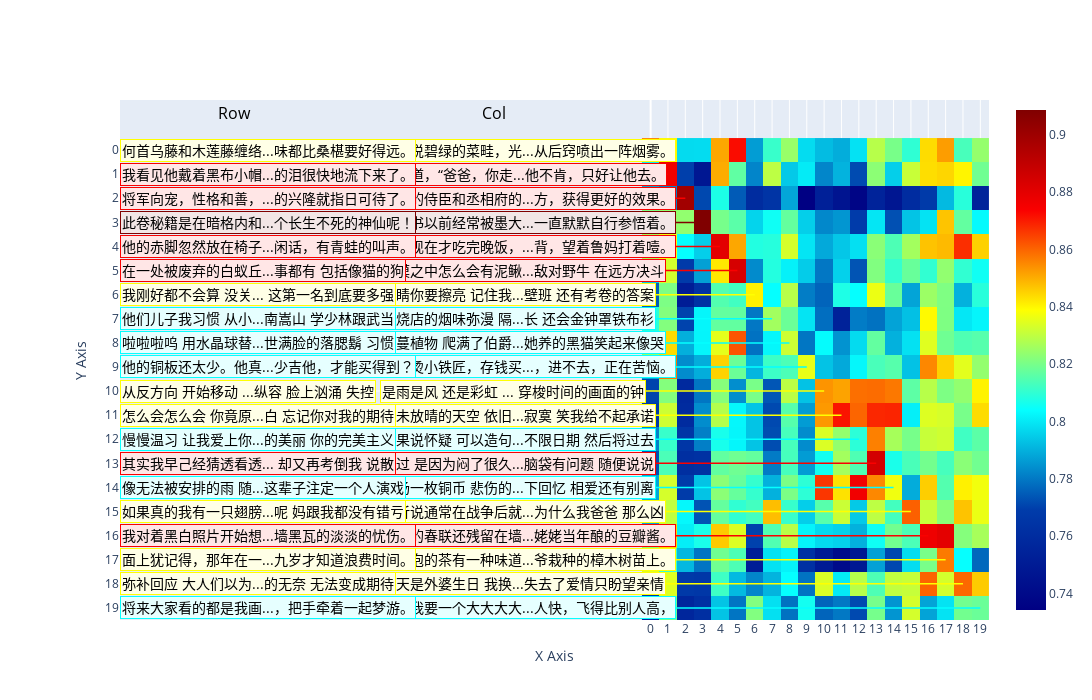

The code cell stored with this chart in its notebook:
### Code cell
# from lib.heatmap import Heatmap
import lib.heatmap
import importlib
importlib.reload(lib.heatmap)
from lib.heatmap import Heatmap
# You can choose the positions on the heatmap to show the text pair, by default, it will show the diagonal elements
# Note only one element in each row is allowed
# positions = [(i, i) for i in range(0, 20, 2)] + [(1, 5), (2, 3), (15, 9), (5, 13), (17, 7)]
#heatmap_openai = Heatmap(df_openai, positions = positions)
df_openai = pd.DataFrame({"first":text_left, "second":text_right, "first_embed":first_embed, "second_embed":second_embed})
heatmap_openai = Heatmap(df_openai)
heatmap_openai.create_heatmap()

### Figure 1 — Plotly figure (JSON) as saved in the notebook; plotly's stock layout.template omitted (floating-point values rounded to 4 significant figures; data arrays with more than 128 entries replaced by an {"elided": "..."} marker saying what was removed)
{"data": [{"colorscale": [[0, "rgb(0,0,131)"], [0.2, "rgb(0,60,170)"], [0.4, "rgb(5,255,255)"], [0.6, "rgb(255,255,0)"], [0.8, "rgb(250,0,0)"], [1, "rgb(128,0,0)"]], "type": "heatmap", "z": {"elided": "20x20 float values"}}], "layout": {"annotations": [{"font": {"color": "black", "size": 16}, "showarrow": false, "text": "Col", "x": -9, "xanchor": "center", "xref": "x", "y": -1, "yanchor": "bottom", "yref": "y"}, {"font": {"color": "black", "size": 16}, "showarrow": false, "text": "Row", "x": -24, "xanchor": "center", "xref": "x", "y": -1, "yanchor": "bottom", "yref": "y"}, {"bgcolor": "#ffffe6", "bordercolor": "rgb(255,255,0)", "font": {"color": "black", "size": 14}, "showarrow": false, "text": "不必说碧绿的菜畦，光...从后窍喷出一阵烟雾。", "x": -15, "xanchor": "left", "xref": "x", "xshift": -10, "y": 0, "yanchor": "middle", "yref": "y", "yshift": 0}, {"bgcolor": "#ffffe6", "bordercolor": "rgb(255,255,0)", "font": {"color": "black", "size": 14}, "showarrow": false, "text": "何首乌藤和木莲藤缠络...味都比桑椹要好得远。", "x": -30, "xanchor": "left", "xref": "x", "xshift": -10, "y": 0, "yanchor": "middle", "yref": "y", "yshift": 0}, {"bgcolor": "#ffe6e6", "bordercolor": "rgb(250,0,0)", "font": {"color": "black", "size": 14}, "showarrow": false, "text": "我说道，“爸爸，你走...他不肯，只好让他去。", "x": -15, "xanchor": "left", "xref": "x", "xshift": -10, "y": 1, "yanchor": "middle", "yref": "y", "yshift": 0}, {"bgcolor": "#ffe6e6", "bordercolor": "rgb(250,0,0)", "font": {"color": "black", "size": 14}, "showarrow": false, "text": "我看见他戴着黑布小帽...的泪很快地流下来了。", "x": -30, "xanchor": "left", "xref": "x", "xshift": -10, "y": 1, "yanchor": "middle", "yref": "y", "yshift": 0}, {"bgcolor": "#ffe6e6", "bordercolor": "rgb(250,0,0)", "font": {"color": "black", "size": 14}, "showarrow": false, "text": "皇宫的侍臣和丞相府的...方，获得更好的效果。", "x": -15, "xanchor": "left", "xref": "x", "xshift": -10, "y": 2, "yanchor": "middle", "yref": "y", "yshift": 0}, {"bgcolor": "#ffe6e6", "bordercolor": "rgb(250,0,0)", "font": {"color": "black", "size": 14}, "showarrow": false, "text": "将军向宠，性格和善，...的兴隆就指日可待了。", "x": -30, "xanchor": "left", "xref": "x", "xshift": -10, "y": 2, "yanchor": "middle", "yref": "y", "yshift": 0}, {"bgcolor": "#f2e6e6", "bordercolor": "rgb(128,0,0)", "font": {"color": "black", "size": 14}, "showarrow": false, "text": "这本书以前经常被墨大...一直默默自行参悟着。", "x": -15, "xanchor": "left", "xref": "x", "xshift": -10, "y": 3, "yanchor": "middle", "yref": "y", "yshift": 0}, {"bgcolor": "#f2e6e6", "bordercolor": "rgb(128,0,0)", "font": {"color": "black", "size": 14}, "showarrow": false, "text": "此卷秘籍是在暗格内和...个长生不死的神仙呢！", "x": -30, "xanchor": "left", "xref": "x", "xshift": -10, "y": 3, "yanchor": "middle", "yref": "y", "yshift": 0}, {"bgcolor": "#ffe6e6", "bordercolor": "rgb(250,0,0)", "font": {"color": "black", "size": 14}, "showarrow": false, "text": "鲁家现在才吃完晚饭，...背，望着鲁妈打着噎。", "x": -15, "xanchor": "left", "xref": "x", "xshift": -10, "y": 4, "yanchor": "middle", "yref": "y", "yshift": 0}, {"bgcolor": "#ffe6e6", "bordercolor": "rgb(250,0,0)", "font": {"color": "black", "size": 14}, "showarrow": false, "text": "他的赤脚忽然放在椅子...闲话，有青蛙的叫声。", "x": -30, "xanchor": "left", "xref": "x", "xshift": -10, "y": 4, "yanchor": "middle", "yref": "y", "yshift": 0}, {"bgcolor": "#ffe6e6", "bordercolor": "rgb(250,0,0)", "font": {"color": "black", "size": 14}, "showarrow": false, "text": "沙漠之中怎么会有泥鳅...敌对野牛 在远方决斗", "x": -15, "xanchor": "left", "xref": "x", "xshift": -10, "y": 5, "yanchor": "middle", "yref": "y", "yshift": 0}, {"bgcolor": "#ffe6e6", "bordercolor": "rgb(250,0,0)", "font": {"color": "black", "size": 14}, "showarrow": false, "text": "在一处被废弃的白蚁丘...事都有 包括像猫的狗", "x": -30, "xanchor": "left", "xref": "x", "xshift": -10, "y": 5, "yanchor": "middle", "yref": "y", "yshift": 0}, {"bgcolor": "#ffffe6", "bordercolor": "rgb(255,255,0)", "font": {"color": "black", "size": 14}, "showarrow": false, "text": "眼睛你要擦亮 记住我...壁班 还有考卷的答案", "x": -15, "xanchor": "left", "xref": "x", "xshift": -10, "y": 6, "yanchor": "middle", "yref": "y", "yshift": 0}, {"bgcolor": "#ffffe6", "bordercolor": "rgb(255,255,0)", "font": {"color": "black", "size": 14}, "showarrow": false, "text": "我刚好都不会算 没关... 这第一名到底要多强", "x": -30, "xanchor": "left", "xref": "x", "xshift": -10, "y": 6, "yanchor": "middle", "yref": "y", "yshift": 0}, {"bgcolor": "#e6ffff", "bordercolor": "rgb(5,255,255)", "font": {"color": "black", "size": 14}, "showarrow": false, "text": "岩烧店的烟味弥漫 隔...长 还会金钟罩铁布衫", "x": -15, "xanchor": "left", "xref": "x", "xshift": -10, "y": 7, "yanchor": "middle", "yref": "y", "yshift": 0}, {"bgcolor": "#e6ffff", "bordercolor": "rgb(5,255,255)", "font": {"color": "black", "size": 14}, "showarrow": false, "text": "他们儿子我习惯 从小...南嵩山 学少林跟武当", "x": -30, "xanchor": "left", "xref": "x", "xshift": -10, "y": 7, "yanchor": "middle", "yref": "y", "yshift": 0}, {"bgcolor": "#e6ffff", "bordercolor": "rgb(5,255,255)", "font": {"color": "black", "size": 14}, "showarrow": false, "text": "藤蔓植物 爬满了伯爵...她养的黑猫笑起来像哭", "x": -15, "xanchor": "left", "xref": "x", "xshift": -10, "y": 8, "yanchor": "middle", "yref": "y", "yshift": 0}, {"bgcolor": "#e6ffff", "bordercolor": "rgb(5,255,255)", "font": {"color": "black", "size": 14}, "showarrow": false, "text": "啦啦啦呜 用水晶球替...世满脸的落腮鬍 习惯", "x": -30, "xanchor": "left", "xref": "x", "xshift": -10, "y": 8, "yanchor": "middle", "yref": "y", "yshift": 0}, {"bgcolor": "#e6ffff", "bordercolor": "rgb(5,255,255)", "font": {"color": "black", "size": 14}, "showarrow": false, "text": "火炉烫小铁匠，存钱买...，进不去，正在苦恼。", "x": -15, "xanchor": "left", "xref": "x", "xshift": -10, "y": 9, "yanchor": "middle", "yref": "y", "yshift": 0}, {"bgcolor": "#e6ffff", "bordercolor": "rgb(5,255,255)", "font": {"color": "black", "size": 14}, "showarrow": false, "text": "他的铜板还太少。他真...少吉他，才能买得到？", "x": -30, "xanchor": "left", "xref": "x", "xshift": -10, "y": 9, "yanchor": "middle", "yref": "y", "yshift": 0}, {"bgcolor": "#ffffe6", "bordercolor": "rgb(255,255,0)", "font": {"color": "black", "size": 14}, "showarrow": false, "text": "是雨是风 还是彩虹 ... 穿梭时间的画面的钟", "x": -15, "xanchor": "left", "xref": "x", "xshift": -10, "y": 10, "yanchor": "middle", "yref": "y", "yshift": 0}, {"bgcolor": "#ffffe6", "bordercolor": "rgb(255,255,0)", "font": {"color": "black", "size": 14}, "showarrow": false, "text": "从反方向 开始移动 ...纵容 脸上汹涌 失控", "x": -30, "xanchor": "left", "xref": "x", "xshift": -10, "y": 10, "yanchor": "middle", "yref": "y", "yshift": 0}, {"bgcolor": "#ffffe6", "bordercolor": "rgb(255,255,0)", "font": {"color": "black", "size": 14}, "showarrow": false, "text": "久未放晴的天空 依旧...寂寞 笑我给不起承诺", "x": -15, "xanchor": "left", "xref": "x", "xshift": -10, "y": 11, "yanchor": "middle", "yref": "y", "yshift": 0}, {"bgcolor": "#ffffe6", "bordercolor": "rgb(255,255,0)", "font": {"color": "black", "size": 14}, "showarrow": false, "text": "怎么会怎么会 你竟原...白 忘记你对我的期待", "x": -30, "xanchor": "left", "xref": "x", "xshift": -10, "y": 11, "yanchor": "middle", "yref": "y", "yshift": 0}, {"bgcolor": "#e6ffff", "bordercolor": "rgb(5,255,255)", "font": {"color": "black", "size": 14}, "showarrow": false, "text": "如果说怀疑 可以造句...不限日期 然后将过去", "x": -15, "xanchor": "left", "xref": "x", "xshift": -10, "y": 12, "yanchor": "middle", "yref": "y", "yshift": 0}, {"bgcolor": "#e6ffff", "bordercolor": "rgb(5,255,255)", "font": {"color": "black", "size": 14}, "showarrow": false, "text": "慢慢温习 让我爱上你...的美丽 你的完美主义", "x": -30, "xanchor": "left", "xref": "x", "xshift": -10, "y": 12, "yanchor": "middle", "yref": "y", "yshift": 0}, {"bgcolor": "#ffe6e6", "bordercolor": "rgb(250,0,0)", "font": {"color": "black", "size": 14}, "showarrow": false, "text": "难过 是因为闷了很久...脑袋有问题 随便说说", "x": -15, "xanchor": "left", "xref": "x", "xshift": -10, "y": 13, "yanchor": "middle", "yref": "y", "yshift": 0}, {"bgcolor": "#ffe6e6", "bordercolor": "rgb(250,0,0)", "font": {"color": "black", "size": 14}, "showarrow": false, "text": "其实我早己经猜透看透... 却又再考倒我 说散", "x": -30, "xanchor": "left", "xref": "x", "xshift": -10, "y": 13, "yanchor": "middle", "yref": "y", "yshift": 0}, {"bgcolor": "#e6ffff", "bordercolor": "rgb(5,255,255)", "font": {"color": "black", "size": 14}, "showarrow": false, "text": "广场一枚铜币 悲伤的...下回忆 相爱还有别离", "x": -15, "xanchor": "left", "xref": "x", "xshift": -10, "y": 14, "yanchor": "middle", "yref": "y", "yshift": 0}, {"bgcolor": "#e6ffff", "bordercolor": "rgb(5,255,255)", "font": {"color": "black", "size": 14}, "showarrow": false, "text": "像无法被安排的雨 随...这辈子注定一个人演戏", "x": -30, "xanchor": "left", "xref": "x", "xshift": -10, "y": 14, "yanchor": "middle", "yref": "y", "yshift": 0}, {"bgcolor": "#ffffe6", "bordercolor": "rgb(255,255,0)", "font": {"color": "black", "size": 14}, "showarrow": false, "text": "我听说通常在战争后就...为什么我爸爸 那么凶", "x": -15, "xanchor": "left", "xref": "x", "xshift": -10, "y": 15, "yanchor": "middle", "yref": "y", "yshift": 0}, {"bgcolor": "#ffffe6", "bordercolor": "rgb(255,255,0)", "font": {"color": "black", "size": 14}, "showarrow": false, "text": "如果真的我有一只翅膀...呢 妈跟我都没有错亏", "x": -30, "xanchor": "left", "xref": "x", "xshift": -10, "y": 15, "yanchor": "middle", "yref": "y", "yshift": 0}, {"bgcolor": "#ffe6e6", "bordercolor": "rgb(250,0,0)", "font": {"color": "black", "size": 14}, "showarrow": false, "text": "泛黄的春联还残留在墙...姥姥当年酿的豆瓣酱。", "x": -15, "xanchor": "left", "xref": "x", "xshift": -10, "y": 16, "yanchor": "middle", "yref": "y", "yshift": 0}, {"bgcolor": "#ffe6e6", "bordercolor": "rgb(250,0,0)", "font": {"color": "black", "size": 14}, "showarrow": false, "text": "我对着黑白照片开始想...墙黑瓦的淡淡的忧伤。", "x": -30, "xanchor": "left", "xref": "x", "xshift": -10, "y": 16, "yanchor": "middle", "yref": "y", "yshift": 0}, {"bgcolor": "#ffffe6", "bordercolor": "rgb(255,255,0)", "font": {"color": "black", "size": 14}, "showarrow": false, "text": "爷爷泡的茶有一种味道...爷栽种的樟木树苗上。", "x": -15, "xanchor": "left", "xref": "x", "xshift": -10, "y": 17, "yanchor": "middle", "yref": "y", "yshift": 0}, {"bgcolor": "#ffffe6", "bordercolor": "rgb(255,255,0)", "font": {"color": "black", "size": 14}, "showarrow": false, "text": "面上犹记得，那年在一...九岁才知道浪费时间。", "x": -30, "xanchor": "left", "xref": "x", "xshift": -10, "y": 17, "yanchor": "middle", "yref": "y", "yshift": 0}, {"bgcolor": "#ffffe6", "bordercolor": "rgb(255,255,0)", "font": {"color": "black", "size": 14}, "showarrow": false, "text": "今天是外婆生日 我换...失去了爱情只盼望亲情", "x": -15, "xanchor": "left", "xref": "x", "xshift": -10, "y": 18, "yanchor": "middle", "yref": "y", "yshift": 0}, {"bgcolor": "#ffffe6", "bordercolor": "rgb(255,255,0)", "font": {"color": "black", "size": 14}, "showarrow": false, "text": "弥补回应 大人们以为...的无奈 无法变成期待", "x": -30, "xanchor": "left", "xref": "x", "xshift": -10, "y": 18, "yanchor": "middle", "yref": "y", "yshift": 0}, {"bgcolor": "#e6ffff", "bordercolor": "rgb(5,255,255)", "font": {"color": "black", "size": 14}, "showarrow": false, "text": "我说我要一个大大大大...人快，飞得比别人高，", "x": -15, "xanchor": "left", "xref": "x", "xshift": -10, "y": 19, "yanchor": "middle", "yref": "y", "yshift": 0}, {"bgcolor": "#e6ffff", "bordercolor": "rgb(5,255,255)", "font": {"color": "black", "size": 14}, "showarrow": false, "text": "将来大家看的都是我画...，把手牵着一起梦游。", "x": -30, "xanchor": "left", "xref": "x", "xshift": -10, "y": 19, "yanchor": "middle", "yref": "y", "yshift": 0}], "height": 700, "margin": {"l": 120}, "shapes": [{"line": {"color": "rgb(255,255,0)", "width": 1.5}, "type": "line", "x0": -4.578, "x1": 0, "xref": "x", "y0": 0, "y1": 0, "yref": "y"}, {"line": {"color": "rgb(250,0,0)", "width": 1.5}, "type": "line", "x0": -4.511, "x1": 1, "xref": "x", "y0": 1, "y1": 1, "yref": "y"}, {"line": {"color": "rgb(250,0,0)", "width": 1.5}, "type": "line", "x0": -4.578, "x1": 2, "xref": "x", "y0": 2, "y1": 2, "yref": "y"}, {"line": {"color": "rgb(128,0,0)", "width": 1.5}, "type": "line", "x0": -4.578, "x1": 3, "xref": "x", "y0": 3, "y1": 3, "yref": "y"}, {"line": {"color": "rgb(250,0,0)", "width": 1.5}, "type": "line", "x0": -4.578, "x1": 4, "xref": "x", "y0": 4, "y1": 4, "yref": "y"}, {"line": {"color": "rgb(250,0,0)", "width": 1.5}, "type": "line", "x0": -4.5, "x1": 5, "xref": "x", "y0": 5, "y1": 5, "yref": "y"}, {"line": {"color": "rgb(255,255,0)", "width": 1.5}, "type": "line", "x0": -4.422, "x1": 6, "xref": "x", "y0": 6, "y1": 6, "yref": "y"}, {"line": {"color": "rgb(5,255,255)", "width": 1.5}, "type": "line", "x0": -4.422, "x1": 7, "xref": "x", "y0": 7, "y1": 7, "yref": "y"}, {"line": {"color": "rgb(5,255,255)", "width": 1.5}, "type": "line", "x0": -4.5, "x1": 8, "xref": "x", "y0": 8, "y1": 8, "yref": "y"}, {"line": {"color": "rgb(5,255,255)", "width": 1.5}, "type": "line", "x0": -4.578, "x1": 9, "xref": "x", "y0": 9, "y1": 9, "yref": "y"}, {"line": {"color": "rgb(255,255,0)", "width": 1.5}, "type": "line", "x0": -4.344, "x1": 10, "xref": "x", "y0": 10, "y1": 10, "yref": "y"}, {"line": {"color": "rgb(255,255,0)", "width": 1.5}, "type": "line", "x0": -4.422, "x1": 11, "xref": "x", "y0": 11, "y1": 11, "yref": "y"}, {"line": {"color": "rgb(5,255,255)", "width": 1.5}, "type": "line", "x0": -4.422, "x1": 12, "xref": "x", "y0": 12, "y1": 12, "yref": "y"}, {"line": {"color": "rgb(250,0,0)", "width": 1.5}, "type": "line", "x0": -4.422, "x1": 13, "xref": "x", "y0": 13, "y1": 13, "yref": "y"}, {"line": {"color": "rgb(5,255,255)", "width": 1.5}, "type": "line", "x0": -4.422, "x1": 14, "xref": "x", "y0": 14, "y1": 14, "yref": "y"}, {"line": {"color": "rgb(255,255,0)", "width": 1.5}, "type": "line", "x0": -4.5, "x1": 15, "xref": "x", "y0": 15, "y1": 15, "yref": "y"}, {"line": {"color": "rgb(250,0,0)", "width": 1.5}, "type": "line", "x0": -4.578, "x1": 16, "xref": "x", "y0": 16, "y1": 16, "yref": "y"}, {"line": {"color": "rgb(255,255,0)", "width": 1.5}, "type": "line", "x0": -4.578, "x1": 17, "xref": "x", "y0": 17, "y1": 17, "yref": "y"}, {"line": {"color": "rgb(255,255,0)", "width": 1.5}, "type": "line", "x0": -4.5, "x1": 18, "xref": "x", "y0": 18, "y1": 18, "yref": "y"}, {"line": {"color": "rgb(5,255,255)", "width": 1.5}, "type": "line", "x0": -4.578, "x1": 19, "xref": "x", "y0": 19, "y1": 19, "yref": "y"}], "width": 1400, "xaxis": {"tickmode": "array", "ticktext": [0, 1, 2, 3, 4, 5, 6, 7, 8, 9, 10, 11, 12, 13, 14, 15, 16, 17, 18, 19], "tickvals": [0, 1, 2, 3, 4, 5, 6, 7, 8, 9, 10, 11, 12, 13, 14, 15, 16, 17, 18, 19], "title": {"text": "X Axis"}}, "yaxis": {"autorange": "reversed", "tickmode": "array", "ticktext": [0, 1, 2, 3, 4, 5, 6, 7, 8, 9, 10, 11, 12, 13, 14, 15, 16, 17, 18, 19], "tickvals": [0, 1, 2, 3, 4, 5, 6, 7, 8, 9, 10, 11, 12, 13, 14, 15, 16, 17, 18, 19], "title": {"text": "Y Axis"}}}}
